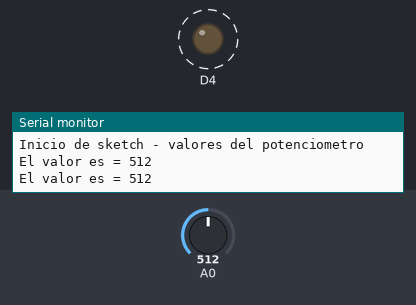
Recording of a sketch running on a simulated ESP8266 (NodeMCU). Shown: output pins drawn as LEDs (lit = HIGH), the last lines printed to the serial monitor. Dashed ring = blinking. The test bench sets the inputs (shaded band); at power-on: A0 = 512. Pins used as bus, display or sensor lines are not drawn.

Above: at 1.8 s.
1.9 s: A0 set to 522
At 3.0 s:
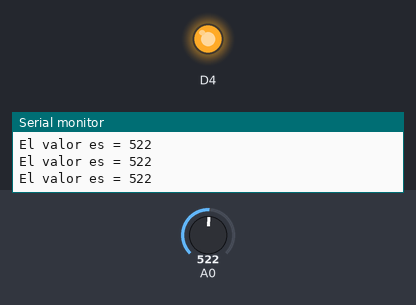
6.0 s: A0 set to 511
At 7.4 s:
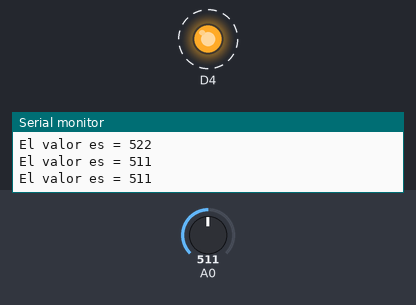
Timing chart, 0 to 16.1 s (numbered marks = the images above; inputs shaded):
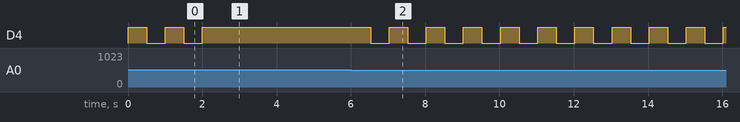

The sketch:

EJERCICIO2POTENCIOMETRO.ino
```cpp
int valor=0;
void setup() {

  pinMode(D7, OUTPUT);
  pinMode(D8, OUTPUT);
  pinMode(D4, OUTPUT);

  Serial.begin(9600);

  Serial.println("Inicio de sketch - valores del potenciometro");
}


void loop() {
  // valor minimo:100
  //valor maximo:1000
  //valor medio:512

  valor = analogRead(A0);

  //Imprimimos por el monitor serie
  Serial.print("El valor es = ");
  Serial.println(valor);

  if(valor >= 512)
  {
      digitalWrite(D7, HIGH);
      digitalWrite(D8, LOW);
      digitalWrite(D4, HIGH);
  }


  if (valor <=1000)
  {
      digitalWrite(D7, LOW);
      digitalWrite(D8, HIGH);
      digitalWrite(D4, HIGH);
  }


  if (valor <= 512 && valor >=101 )
  {
      digitalWrite(D7, LOW);
      digitalWrite(D8, LOW);
      digitalWrite(D4, HIGH);
        delay(500);
      digitalWrite(D4, LOW);
        delay(500);
    }

  if (valor <=100)
  {
      digitalWrite(D7, LOW);
      digitalWrite(D8, LOW);
      digitalWrite(D4, HIGH);
      delay(500);

      digitalWrite(D7, HIGH);
      digitalWrite(D8, HIGH);
      digitalWrite(D4, LOW);
      delay(500);
   }
}
```

Measured:
- the behaviour switches between 512 and 513 on A0 (found by bisection; images 0 and 1)
- after the input at 1.9 s, D4: goes on until 2.0 s, then stays HIGH
- after the input at 6.0 s, D4: alternates HIGH for 0.50 s and LOW for 0.50 s, starting after 0.53 s
- by itself, D4: alternates HIGH for 0.50 s and LOW for 0.50 s
